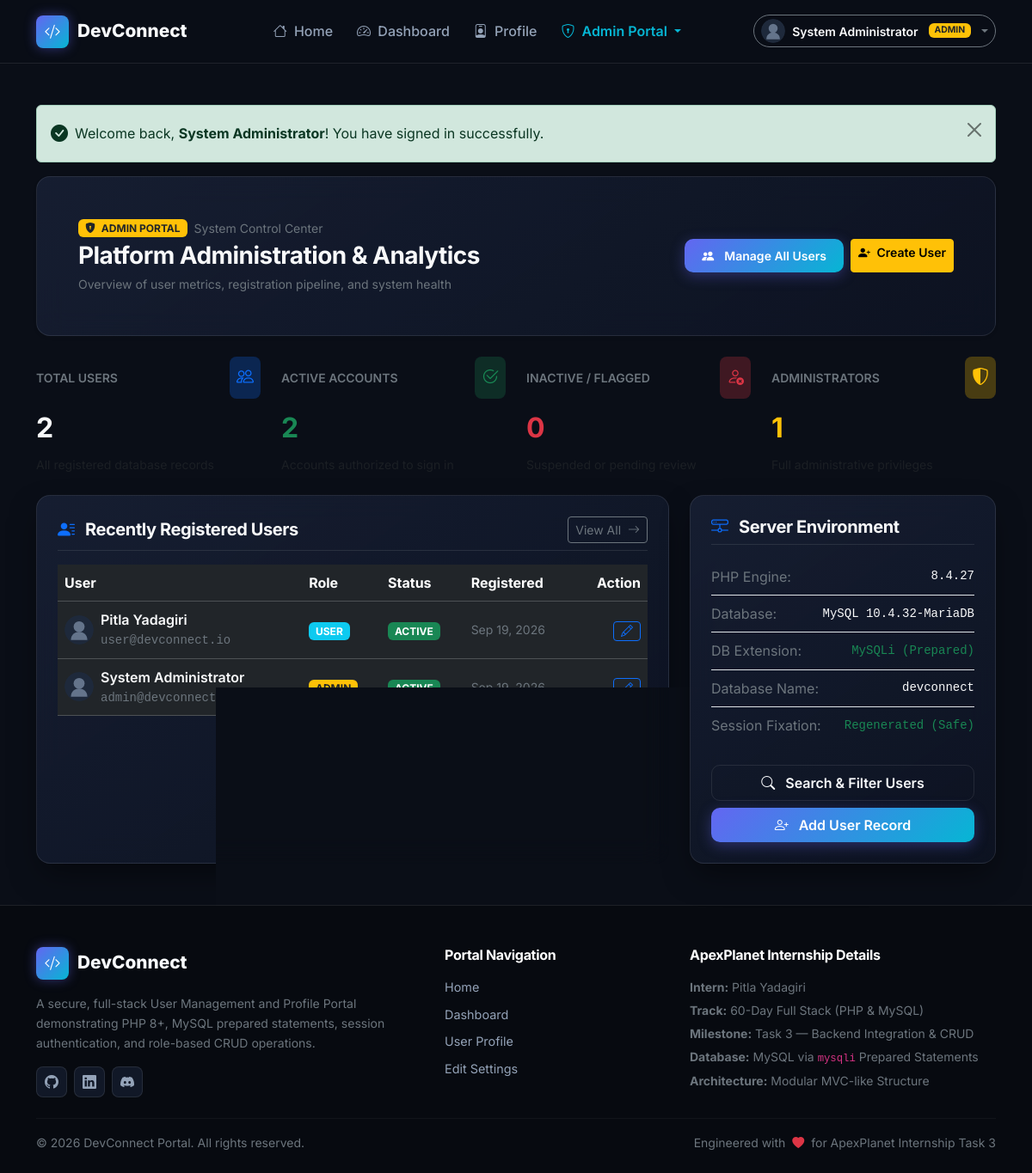
Page /admin/dashboard.php (signed in) on the committed database.
### tables this page shows
CREATE TABLE IF NOT EXISTS `users` (
  `id` INT UNSIGNED AUTO_INCREMENT PRIMARY KEY,
  `full_name` VARCHAR(100) NOT NULL,
  `email` VARCHAR(191) NOT NULL UNIQUE,
  `password` VARCHAR(255) NOT NULL,
  `date_of_birth` DATE NULL,
  `gender` ENUM('male', 'female', 'non-binary', 'prefer-not-to-say') DEFAULT 'prefer-not-to-say',
  `country` VARCHAR(60) NULL,
  `profile_image` VARCHAR(255) DEFAULT 'default-avatar.svg',
  `role` ENUM('admin', 'user') NOT NULL DEFAULT 'user',
  `status` ENUM('active', 'inactive') NOT NULL DEFAULT 'active',
  `created_at` TIMESTAMP DEFAULT CURRENT_TIMESTAMP,
  `updated_at` TIMESTAMP DEFAULT CURRENT_TIMESTAMP ON UPDATE CURRENT_TIMESTAMP,
  INDEX `idx_role` (`role`),
  INDEX `idx_status` (`status`),
  INDEX `idx_created_at` (`created_at`)
);

### admin/dashboard.php (the view, shortened to what this page needs)
<?php
require_once __DIR__ . '/../includes/functions.php';
$conn = get_db_connection();
$totalUsersQuery = $conn->query("SELECT COUNT(*) AS total FROM users");
$totalUsers = $totalUsersQuery ? (int)$totalUsersQuery->fetch_assoc()['total'] : 0;
$activeUsersQuery = $conn->query("SELECT COUNT(*) AS total FROM users WHERE status = 'active'");
$activeUsers = $activeUsersQuery ? (int)$activeUsersQuery->fetch_assoc()['total'] : 0;
$inactiveUsersQuery = $conn->query("SELECT COUNT(*) AS total FROM users WHERE status != 'active'");
$inactiveUsers = $inactiveUsersQuery ? (int)$inactiveUsersQuery->fetch_assoc()['total'] : 0;
$adminCountQuery = $conn->query("SELECT COUNT(*) AS total FROM users WHERE role = 'admin'");
$adminCount = $adminCountQuery ? (int)$adminCountQuery->fetch_assoc()['total'] : 0;
$recentStmt = $conn->prepare("SELECT id, full_name, email, role, status, profile_image, created_at FROM users ORDER BY id DESC LIMIT 5");
$recentStmt->execute();
$recentUsers = $recentStmt->get_result()->fetch_all(MYSQLI_ASSOC);
require_once __DIR__ . '/../includes/header.php';
?>
<div class="container py-5">
  <div class="dc-card p-4 p-md-5 mb-4 shadow-sm">
    <div class="d-flex flex-column flex-md-row justify-content-between align-items-md-center gap-3">
      <div>
        <div class="d-flex align-items-center gap-2 mb-1">
          <span class="badge bg-warning text-dark fw-bold px-2 py-1">
            <i class="bi bi-shield-lock-fill me-1"></i> ADMIN PORTAL
          </span>
          <span class="text-secondary small">System Control Center</span>
        </div>
        <h1 class="h3 fw-bold text-light mb-1">Platform Administration & Analytics</h1>
        <p class="text-secondary small mb-0">Overview of user metrics, registration pipeline, and system health</p>
      </div>
      <div class="d-flex flex-wrap gap-2">
        <a href="<?php echo BASE_URL; ?>/admin/users.php" class="btn btn-dc-primary btn-sm">
          <i class="bi bi-people-fill me-1"></i> Manage All Users
        </a>
        <a href="<?php echo BASE_URL; ?>/admin/create-user.php" class="btn btn-warning btn-sm fw-semibold">
          <i class="bi bi-person-plus-fill me-1"></i> Create User
        </a>
      </div>
    </div>
  </div>
  <div class="row g-4 mb-4">
    <div class="col-xl-3 col-sm-6">
      <div class="stat-card">
        <div class="d-flex justify-content-between align-items-center mb-2">
          <span class="text-secondary small fw-semibold text-uppercase">Total Users</span>
          <div class="p-2 rounded-3 bg-primary bg-opacity-25 text-primary">
            <i class="bi bi-people fs-5"></i>
          </div>
        </div>
        <div class="fs-2 fw-bold text-light"><?php echo number_format($totalUsers); ?></div>
        <div class="text-muted small mt-1">All registered database records</div>
      </div>
    </div>
    <div class="col-xl-3 col-sm-6">
      <div class="stat-card">
        <div class="d-flex justify-content-between align-items-center mb-2">
          <span class="text-secondary small fw-semibold text-uppercase">Active Accounts</span>
          <div class="p-2 rounded-3 bg-success bg-opacity-25 text-success">
            <i class="bi bi-check2-circle fs-5"></i>
          </div>
        </div>
        <div class="fs-2 fw-bold text-success"><?php echo number_format($activeUsers); ?></div>
        <div class="text-muted small mt-1">Accounts authorized to sign in</div>
      </div>
    </div>
    <div class="col-xl-3 col-sm-6">
      <div class="stat-card">
        <div class="d-flex justify-content-between align-items-center mb-2">
          <span class="text-secondary small fw-semibold text-uppercase">Inactive / Flagged</span>
          <div class="p-2 rounded-3 bg-danger bg-opacity-25 text-danger">
            <i class="bi bi-person-x fs-5"></i>
          </div>
        </div>
        <div class="fs-2 fw-bold text-danger"><?php echo number_format($inactiveUsers); ?></div>
        <div class="text-muted small mt-1">Suspended or pending review</div>
      </div>
    </div>
    <div class="col-xl-3 col-sm-6">
      <div class="stat-card">
        <div class="d-flex justify-content-between align-items-center mb-2">
          <span class="text-secondary small fw-semibold text-uppercase">Administrators</span>
          <div class="p-2 rounded-3 bg-warning bg-opacity-25 text-warning">
            <i class="bi bi-shield-shaded fs-5"></i>
          </div>
        </div>
        <div class="fs-2 fw-bold text-warning"><?php echo number_format($adminCount); ?></div>
        <div class="text-muted small mt-1">Full administrative privileges</div>
      </div>
    </div>
  </div>
  <div class="row g-4">
    <div class="col-lg-8">
      <div class="dc-card p-4 h-100">
        <div class="d-flex justify-content-between align-items-center mb-3 pb-2 border-bottom border-secondary border-opacity-25">
          <h2 class="h5 fw-bold text-light mb-0">
            <i class="bi bi-person-lines-fill me-2 text-primary"></i> Recently Registered Users
          </h2>
          <a href="<?php echo BASE_URL; ?>/admin/users.php" class="btn btn-outline-secondary btn-sm">
            View All <i class="bi bi-arrow-right ms-1"></i>
          </a>
        </div>
        <div class="table-responsive">
          <table class="table table-dark table-hover align-middle mb-0">
            <thead class="table-dark-header">
              <tr>
                <th scope="col">User</th>
                <th scope="col">Role</th>
                <th scope="col">Status</th>
                <th scope="col">Registered</th>
                <th scope="col" class="text-end">Action</th>
              </tr>
            </thead>
            <tbody>
              <?php if (empty($recentUsers)): ?>
                <tr>
                  <td colspan="5" class="text-center py-4 text-muted">No registered users found.</td>
                </tr>
              <?php else: ?>
                <?php foreach ($recentUsers as $u): ?>
                  <tr>
                    <td>
                      <div class="d-flex align-items-center gap-2">
                        <img
                          src="<?php echo get_profile_image_url($u['profile_image']); ?>"
                          alt="Avatar"
                          class="rounded-circle"
                          width="34"
                          height="34"
                          style="object-fit: cover;"
                        >
                        <div>
                          <div class="fw-semibold text-light"><?php echo e($u['full_name']); ?></div>
                          <div class="text-secondary small font-monospace"><?php echo e($u['email']); ?></div>
                        </div>
                      </div>
                    </td>
                    <td>
                      <span class="badge bg-<?php echo ($u['role'] === 'admin') ? 'warning text-dark' : 'info'; ?>">
                        <?php echo strtoupper(e($u['role'])); ?>
                      </span>
                    </td>
                    <td>
                      <span class="badge bg-<?php echo ($u['status'] === 'active') ? 'success' : 'danger'; ?>">
                        <?php echo strtoupper(e($u['status'])); ?>
                      </span>
                    </td>
                    <td class="text-secondary small">
                      <?php echo date('M d, Y', strtotime($u['created_at'])); ?>
                    </td>
                    <td class="text-end">
                      <a href="<?php echo BASE_URL; ?>/admin/edit-user.php?id=<?php echo (int)$u['id']; ?>" class="btn btn-outline-primary btn-sm py-0 px-2" title="Edit User">
                        <i class="bi bi-pencil"></i>
                      </a>
                    </td>
                  </tr>
                <?php endforeach; ?>
              <?php endif; ?>
            </tbody>
          </table>
        </div>
      </div>
    </div>
    <div class="col-lg-4">
      <div class="dc-card p-4 h-100">
        <h2 class="h5 fw-bold text-light mb-3 pb-2 border-bottom border-secondary border-opacity-25">
          <i class="bi bi-hdd-network me-2 text-primary"></i> Server Environment
        </h2>
        <div class="list-group list-group-flush bg-transparent mb-4">
          <div class="list-group-item bg-transparent text-secondary px-0 py-2 d-flex justify-content-between align-items-center">
            <span>PHP Engine:</span>
            <span class="text-light font-monospace small"><?php echo phpversion(); ?></span>
          </div>
          <div class="list-group-item bg-transparent text-secondary px-0 py-2 d-flex justify-content-between align-items-center">
            <span>Database:</span>
            <span class="text-light font-monospace small">MySQL <?php echo $conn->server_info; ?></span>
          </div>
          <div class="list-group-item bg-transparent text-secondary px-0 py-2 d-flex justify-content-between align-items-center">
            <span>DB Extension:</span>
            <span class="text-success font-monospace small">MySQLi (Prepared)</span>
          </div>
          <div class="list-group-item bg-transparent text-secondary px-0 py-2 d-flex justify-content-between align-items-center">
            <span>Database Name:</span>
            <span class="text-light font-monospace small"><?php echo DB_NAME; ?></span>
          </div>
          <div class="list-group-item bg-transparent text-secondary px-0 py-2 d-flex justify-content-between align-items-center">
            <span>Session Fixation:</span>
            <span class="text-success font-monospace small">Regenerated (Safe)</span>
          </div>
        </div>
        <div class="d-grid gap-2">
          <a href="<?php echo BASE_URL; ?>/admin/users.php" class="btn btn-dc-outline py-2">
            <i class="bi bi-search me-1"></i> Search & Filter Users
          </a>
          <a href="<?php echo BASE_URL; ?>/admin/create-user.php" class="btn btn-dc-primary py-2">
            <i class="bi bi-person-plus me-1"></i> Add User Record
          </a>
        </div>
      </div>
    </div>
  </div>
</div>
<?php require_once __DIR__ . '/../includes/footer.php'; ?>

### rows in the picture
users: profile_image (placeholder picture), full_name "Pitla Yadagiri", email "user@devconnect.io", role "USER", status "ACTIVE", created_at "Sep 19, 2026"
users: profile_image (placeholder picture), full_name "System Administrator", email "admin@devconnect.io", role "ADMIN", status "ACTIVE", created_at "Sep 19, 2026"

### other values in the picture
APP_NAME "DevConnect"
$_SESSION['full_name'] "System Administrator"
$message "Welcome back, System Administrator ! You have signed in successfully."
$totalUsers "2"
$activeUsers "2"
$inactiveUsers "0"
$adminCount "1"
phpversion() "8.4.27"
$conn->server_info "10.4.32-MariaDB"
DB_NAME "devconnect"
